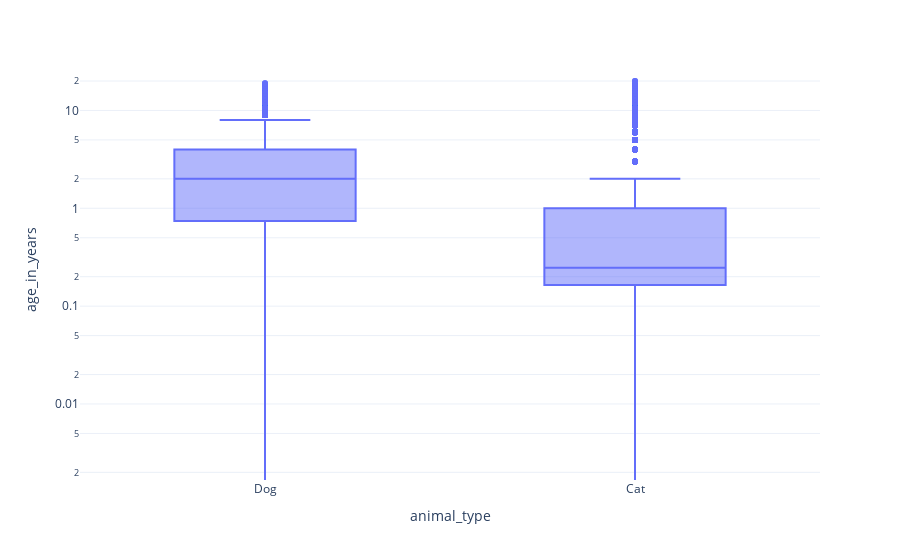

The cell this chart's notebook holds for it:
### Markdown cell above
* The data seems to be more tracked from end of 2013 until end of 2016.   
* The animal shelter gets both cats and dogs, and more likely to shelter dogs. 
* Interestingly, there were some peaks when a lot of cats had to be sheltered.

### Code cell
px.box(df_train, x = 'animal_type', y = 'age_in_years', log_y = True)

### Figure 1 — Plotly figure (JSON) as saved in the notebook; plotly's stock layout.template omitted (floating-point values rounded to 4 significant figures; data arrays with more than 128 entries replaced by an {"elided": "..."} marker saying what was removed)
{"data": [{"alignmentgroup": "True", "hovertemplate": "animal_type=%{x}<br>age_in_years=%{y}<extra></extra>", "legendgroup": "", "marker": {"color": "#636efa"}, "name": "", "notched": false, "offsetgroup": "", "orientation": "v", "showlegend": false, "type": "box", "x": {"elided": "26729 str values"}, "x0": " ", "xaxis": "x", "y": {"elided": "26729 float values"}, "y0": " ", "yaxis": "y"}], "layout": {"boxmode": "group", "legend": {"tracegroupgap": 0}, "margin": {"t": 60}, "xaxis": {"anchor": "y", "domain": [0, 1], "title": {"text": "animal_type"}}, "yaxis": {"anchor": "x", "domain": [0, 1], "title": {"text": "age_in_years"}, "type": "log"}}}
